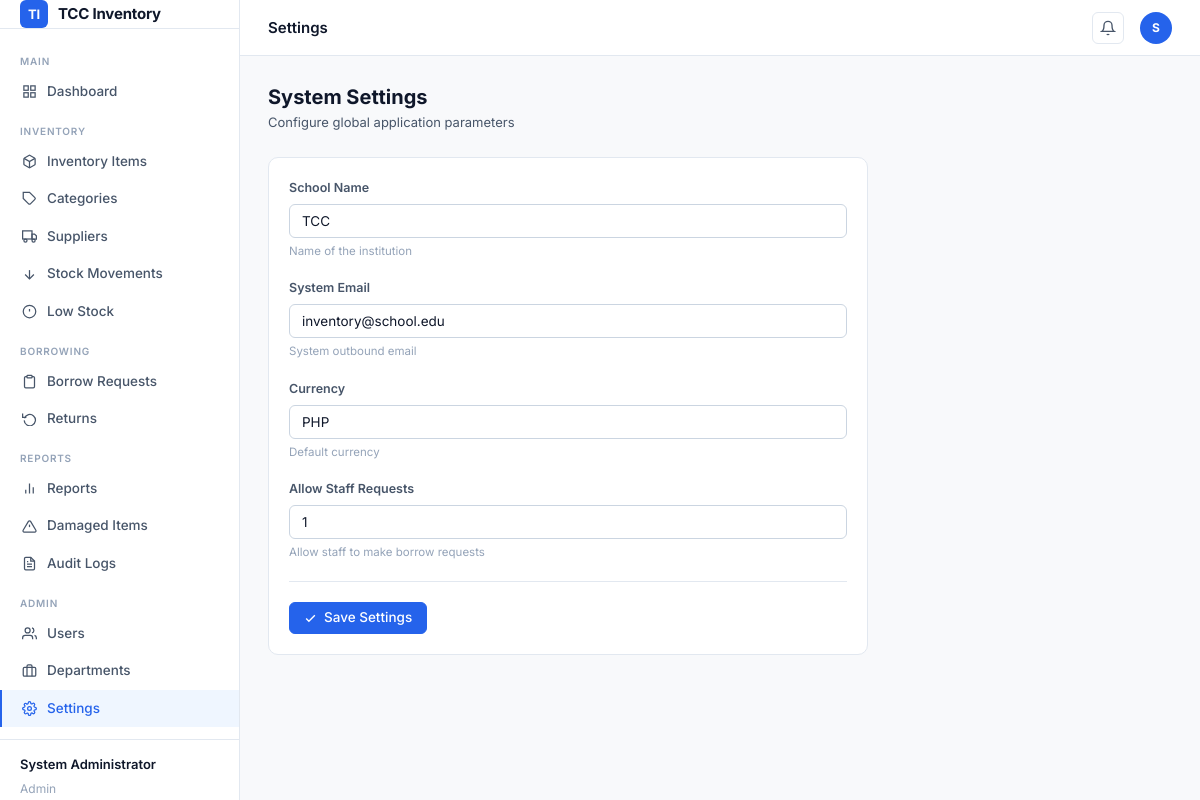
Page /pages/settings.php (signed in) on the committed database.
### tables this page shows
CREATE TABLE settings (
    id INT AUTO_INCREMENT PRIMARY KEY,
    setting_key VARCHAR(100) NOT NULL UNIQUE,
    setting_value TEXT,
    description TEXT,
    updated_at TIMESTAMP DEFAULT CURRENT_TIMESTAMP ON UPDATE CURRENT_TIMESTAMP
);

### includes/helpers.php (called while the page is built, shortened)
<?php
function clean($string) {
    return htmlspecialchars(trim($string), ENT_QUOTES, 'UTF-8');
}

### pages/settings.php (the view, shortened to what this page needs)
<?php
$db = getDB();
$settingsQuery = $db->query("SELECT * FROM settings ORDER BY id ASC");
$settings = [];
while($row = $settingsQuery->fetch_assoc()) {
    $settings[$row['setting_key']] = $row;
}
require_once '../includes/header.php';
?>
<div class="page-header">
  <div class="page-header-info">
    <h1>System Settings</h1>
    <p>Configure global application parameters</p>
  </div>
</div>
<div class="card" style="max-width: 600px;">
  <form method="POST" action="">
    <?php foreach($settings as $key => $s): ?>
    <div class="form-group">
      <label class="form-label"><?= clean(ucwords(str_replace('_', ' ', $key))) ?></label>
      <input type="text" name="settings[<?= $key ?>]" class="form-control" value="<?= clean($s['setting_value']) ?>">
      <div class="form-hint"><?= clean($s['description']) ?></div>
    </div>
    <?php endforeach; ?>
    <div class="divider"></div>
    <button type="submit" class="btn btn-primary"><?= icon_check() ?> Save Settings</button>
  </form>
</div>
<?php require_once '../includes/footer.php'; ?>

### assets/css/style.css (style rules this page uses)
:root { --brand: #2563eb; --brand-light: #eff6ff; --brand-hover: #1d4ed8; --bg: #f8f9fb; --surface: #ffffff; --surface-2: #f1f5f9; --border: #e2e8f0; --border-strong: #cbd5e1; --text-primary: #0f172a; --text-secondary:#475569; --text-muted: #94a3b8; --success: #16a34a; --success-bg: #f0fdf4; --warning: #d97706; --warning-bg: #fffbeb; --danger: #dc2626; --danger-bg: #fef2f2; --info: #0284c7; --info-bg: #f0f9ff; --sidebar-w: 240px; --header-h: 56px; --radius: 6px; --radius-lg: 10px; --shadow-sm: 0 1px 3px rgba(0,0,0,.06), 0 1px 2px rgba(0,0,0,.04); --shadow-md: 0 4px 12px rgba(0,0,0,.08); --transition: 150ms ease; }
*, *::before, *::after { box-sizing: border-box; margin: 0; padding: 0; }
html { font-size: 14px; -webkit-font-smoothing: antialiased; }
body { font-family: 'Inter', system-ui, sans-serif; background: var(--bg); color: var(--text-primary); line-height: 1.6; }
.page-header { display: flex; align-items: flex-start; justify-content: space-between; margin-bottom: 24px; gap: 16px; }
.page-header-info h1 { font-size: 20px; font-weight: 700; color: var(--text-primary); line-height: 1.3; }
.page-header-info p { font-size: 13px; color: var(--text-secondary); margin-top: 2px; }
.btn { display: inline-flex; align-items: center; gap: 7px; padding: 8px 14px; font-size: 13.5px; font-weight: 500; font-family: inherit; border: 1px solid transparent; border-radius: var(--radius); cursor: pointer; transition: all var(--transition); line-height: 1; white-space: nowrap; }
.btn-primary { background: var(--brand); color: #fff; border-color: var(--brand); }
.form-group { margin-bottom: 18px; }
.form-label { display: block; font-size: 12.5px; font-weight: 600; color: var(--text-secondary); margin-bottom: 6px; }
.form-control, .form-select { width: 100%; padding: 8px 12px; font-size: 13.5px; font-family: inherit; color: var(--text-primary); background: var(--surface); border: 1px solid var(--border-strong); border-radius: var(--radius); outline: none; transition: border-color var(--transition), box-shadow var(--transition); appearance: none; }
.form-control::placeholder { color: var(--text-muted); }
.form-hint { font-size: 11.5px; color: var(--text-muted); margin-top: 4px; }
.card { background: var(--surface); border: 1px solid var(--border); border-radius: var(--radius-lg); padding: 20px; }
.divider { border: none; border-top: 1px solid var(--border); margin: 20px 0; }

### rows in the picture
settings: key "School Name", setting_value "TCC", description "Name of the institution"
settings: key "System Email", setting_value "inventory@school.edu", description "System outbound email"
settings: key "Currency", setting_value "PHP", description "Default currency"
settings: key "Allow Staff Requests", setting_value "1", description "Allow staff to make borrow requests"

### other values in the picture
$fullName "System Administrator"
$roleName "Admin"
$pageTitle "Settings"
$initials "S"
